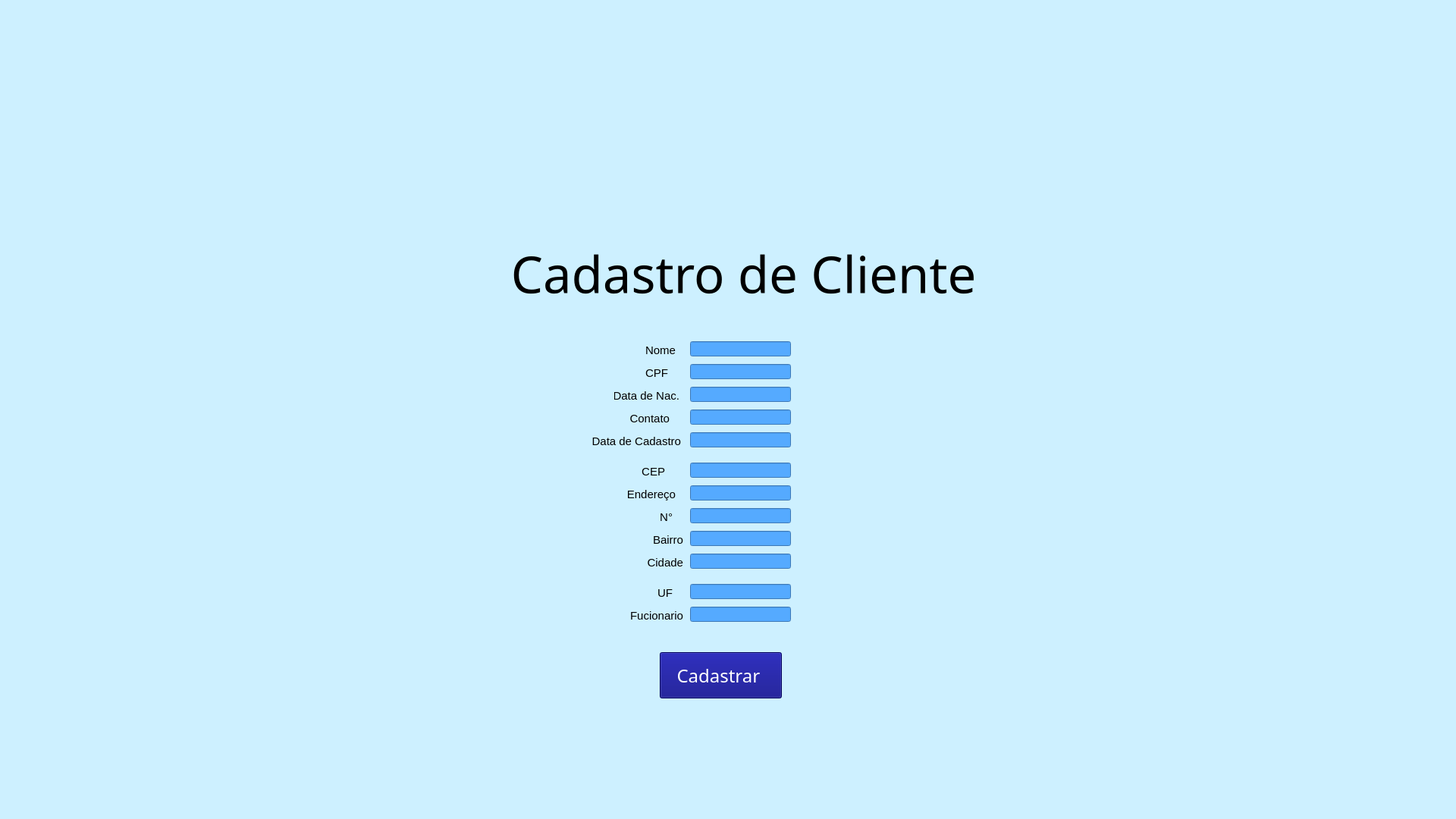
<?xml version="1.0" encoding="UTF-8"?>
<ui version="4.0">
 <class>Janela_cadastrato</class>
 <widget class="QMainWindow" name="Janela_cadastrato">
  <property name="geometry">
   <rect>
    <x>0</x>
    <y>0</y>
    <width>1920</width>
    <height>1080</height>
   </rect>
  </property>
  <property name="windowTitle">
   <string>Kitton Informático</string>
  </property>
  <property name="windowIcon">
   <iconset>
    <normaloff>../../../Pictures/K.png</normaloff>../../../Pictures/K.png</iconset>
  </property>
  <property name="styleSheet">
   <string notr="true">background-color: rgb(205,240,255);</string>
  </property>
  <property name="documentMode">
   <bool>false</bool>
  </property>
  <property name="dockNestingEnabled">
   <bool>true</bool>
  </property>
  <property name="unifiedTitleAndToolBarOnMac">
   <bool>false</bool>
  </property>
  <widget class="QWidget" name="centralwidget">
   <widget class="QPushButton" name="Button_Cadastrar">
    <property name="geometry">
     <rect>
      <x>870</x>
      <y>860</y>
      <width>161</width>
      <height>61</height>
     </rect>
    </property>
    <property name="font">
     <font>
      <family>Segoe Print</family>
      <pointsize>18</pointsize>
     </font>
    </property>
    <property name="cursor">
     <cursorShape>PointingHandCursor</cursorShape>
    </property>
    <property name="styleSheet">
     <string notr="true">QPushButton{
background-color: rgb(0, 0, 127);
	color: rgb(255, 255, 255);
}
QPushButton:hover
{
   background-color:white;
	color: rgb(0, 0, 0);
}</string>
    </property>
    <property name="text">
     <string>Cadastrar </string>
    </property>
   </widget>
   <widget class="QLabel" name="Numero">
    <property name="geometry">
     <rect>
      <x>620</x>
      <y>310</y>
      <width>721</width>
      <height>101</height>
     </rect>
    </property>
    <property name="font">
     <font>
      <family>Segoe Print</family>
      <pointsize>50</pointsize>
     </font>
    </property>
    <property name="text">
     <string>Cadastro de Cliente</string>
    </property>
    <property name="alignment">
     <set>Qt::AlignCenter</set>
    </property>
   </widget>
   <widget class="QLabel" name="CEP">
    <property name="geometry">
     <rect>
      <x>840</x>
      <y>610</y>
      <width>37</width>
      <height>23</height>
     </rect>
    </property>
    <property name="font">
     <font>
      <family>Arial</family>
      <pointsize>11</pointsize>
      <weight>50</weight>
      <bold>false</bold>
     </font>
    </property>
    <property name="text">
     <string>CEP</string>
    </property>
    <property name="alignment">
     <set>Qt::AlignRight|Qt::AlignTrailing|Qt::AlignVCenter</set>
    </property>
   </widget>
   <widget class="QLabel" name="Endereo">
    <property name="geometry">
     <rect>
      <x>820</x>
      <y>640</y>
      <width>71</width>
      <height>23</height>
     </rect>
    </property>
    <property name="font">
     <font>
      <family>Arial</family>
      <pointsize>11</pointsize>
      <weight>50</weight>
      <bold>false</bold>
     </font>
    </property>
    <property name="text">
     <string>Endereço</string>
    </property>
    <property name="alignment">
     <set>Qt::AlignRight|Qt::AlignTrailing|Qt::AlignVCenter</set>
    </property>
   </widget>
   <widget class="QLabel" name="Bairro">
    <property name="geometry">
     <rect>
      <x>840</x>
      <y>700</y>
      <width>61</width>
      <height>23</height>
     </rect>
    </property>
    <property name="font">
     <font>
      <family>Arial</family>
      <pointsize>11</pointsize>
      <weight>50</weight>
      <bold>false</bold>
     </font>
    </property>
    <property name="text">
     <string>Bairro</string>
    </property>
    <property name="alignment">
     <set>Qt::AlignRight|Qt::AlignTrailing|Qt::AlignVCenter</set>
    </property>
   </widget>
   <widget class="QLabel" name="CPF">
    <property name="geometry">
     <rect>
      <x>850</x>
      <y>670</y>
      <width>37</width>
      <height>23</height>
     </rect>
    </property>
    <property name="font">
     <font>
      <family>Arial</family>
      <pointsize>11</pointsize>
      <weight>50</weight>
      <bold>false</bold>
     </font>
    </property>
    <property name="text">
     <string>N°</string>
    </property>
    <property name="alignment">
     <set>Qt::AlignRight|Qt::AlignTrailing|Qt::AlignVCenter</set>
    </property>
   </widget>
   <widget class="QLabel" name="Cidade">
    <property name="geometry">
     <rect>
      <x>840</x>
      <y>730</y>
      <width>61</width>
      <height>23</height>
     </rect>
    </property>
    <property name="font">
     <font>
      <family>Arial</family>
      <pointsize>11</pointsize>
      <weight>50</weight>
      <bold>false</bold>
     </font>
    </property>
    <property name="text">
     <string>Cidade</string>
    </property>
    <property name="alignment">
     <set>Qt::AlignRight|Qt::AlignTrailing|Qt::AlignVCenter</set>
    </property>
   </widget>
   <widget class="QLabel" name="UF">
    <property name="geometry">
     <rect>
      <x>850</x>
      <y>770</y>
      <width>37</width>
      <height>23</height>
     </rect>
    </property>
    <property name="font">
     <font>
      <family>Arial</family>
      <pointsize>11</pointsize>
      <weight>50</weight>
      <bold>false</bold>
     </font>
    </property>
    <property name="text">
     <string>UF</string>
    </property>
    <property name="alignment">
     <set>Qt::AlignRight|Qt::AlignTrailing|Qt::AlignVCenter</set>
    </property>
   </widget>
   <widget class="QLineEdit" name="CPF_campo">
    <property name="geometry">
     <rect>
      <x>910</x>
      <y>480</y>
      <width>133</width>
      <height>20</height>
     </rect>
    </property>
    <property name="styleSheet">
     <string notr="true">background-color: rgb(85, 170, 255);</string>
    </property>
    <property name="alignment">
     <set>Qt::AlignCenter</set>
    </property>
   </widget>
   <widget class="QLineEdit" name="Data_nas_campo">
    <property name="geometry">
     <rect>
      <x>910</x>
      <y>510</y>
      <width>133</width>
      <height>20</height>
     </rect>
    </property>
    <property name="styleSheet">
     <string notr="true">background-color: rgb(85, 170, 255);</string>
    </property>
    <property name="alignment">
     <set>Qt::AlignCenter</set>
    </property>
   </widget>
   <widget class="QLineEdit" name="Contato_campo">
    <property name="geometry">
     <rect>
      <x>910</x>
      <y>540</y>
      <width>133</width>
      <height>20</height>
     </rect>
    </property>
    <property name="styleSheet">
     <string notr="true">background-color: rgb(85, 170, 255);</string>
    </property>
    <property name="alignment">
     <set>Qt::AlignCenter</set>
    </property>
   </widget>
   <widget class="QLineEdit" name="Data_cad_campo">
    <property name="geometry">
     <rect>
      <x>910</x>
      <y>570</y>
      <width>133</width>
      <height>20</height>
     </rect>
    </property>
    <property name="styleSheet">
     <string notr="true">background-color: rgb(85, 170, 255);</string>
    </property>
    <property name="alignment">
     <set>Qt::AlignCenter</set>
    </property>
   </widget>
   <widget class="QLineEdit" name="CEP_campo">
    <property name="geometry">
     <rect>
      <x>910</x>
      <y>610</y>
      <width>133</width>
      <height>20</height>
     </rect>
    </property>
    <property name="styleSheet">
     <string notr="true">background-color: rgb(85, 170, 255);</string>
    </property>
    <property name="alignment">
     <set>Qt::AlignCenter</set>
    </property>
   </widget>
   <widget class="QLineEdit" name="Endereo_campo">
    <property name="geometry">
     <rect>
      <x>910</x>
      <y>640</y>
      <width>133</width>
      <height>20</height>
     </rect>
    </property>
    <property name="styleSheet">
     <string notr="true">background-color: rgb(85, 170, 255);</string>
    </property>
    <property name="alignment">
     <set>Qt::AlignCenter</set>
    </property>
   </widget>
   <widget class="QLineEdit" name="Numero_2">
    <property name="geometry">
     <rect>
      <x>910</x>
      <y>670</y>
      <width>133</width>
      <height>20</height>
     </rect>
    </property>
    <property name="styleSheet">
     <string notr="true">background-color: rgb(85, 170, 255);</string>
    </property>
    <property name="alignment">
     <set>Qt::AlignCenter</set>
    </property>
   </widget>
   <widget class="QLineEdit" name="Bairro_campo">
    <property name="geometry">
     <rect>
      <x>910</x>
      <y>700</y>
      <width>133</width>
      <height>20</height>
     </rect>
    </property>
    <property name="styleSheet">
     <string notr="true">background-color: rgb(85, 170, 255);</string>
    </property>
    <property name="alignment">
     <set>Qt::AlignCenter</set>
    </property>
   </widget>
   <widget class="QLineEdit" name="Cidade_campo">
    <property name="geometry">
     <rect>
      <x>910</x>
      <y>730</y>
      <width>133</width>
      <height>20</height>
     </rect>
    </property>
    <property name="styleSheet">
     <string notr="true">background-color: rgb(85, 170, 255);</string>
    </property>
    <property name="alignment">
     <set>Qt::AlignCenter</set>
    </property>
   </widget>
   <widget class="QLineEdit" name="UF_campo">
    <property name="geometry">
     <rect>
      <x>910</x>
      <y>770</y>
      <width>133</width>
      <height>20</height>
     </rect>
    </property>
    <property name="styleSheet">
     <string notr="true">background-color: rgb(85, 170, 255);</string>
    </property>
    <property name="alignment">
     <set>Qt::AlignCenter</set>
    </property>
   </widget>
   <widget class="QLabel" name="Contato">
    <property name="geometry">
     <rect>
      <x>830</x>
      <y>540</y>
      <width>53</width>
      <height>23</height>
     </rect>
    </property>
    <property name="font">
     <font>
      <family>Arial</family>
      <pointsize>11</pointsize>
      <weight>50</weight>
      <bold>false</bold>
     </font>
    </property>
    <property name="text">
     <string>Contato</string>
    </property>
    <property name="alignment">
     <set>Qt::AlignRight|Qt::AlignTrailing|Qt::AlignVCenter</set>
    </property>
   </widget>
   <widget class="QLineEdit" name="Nome_campo">
    <property name="geometry">
     <rect>
      <x>910</x>
      <y>450</y>
      <width>133</width>
      <height>20</height>
     </rect>
    </property>
    <property name="styleSheet">
     <string notr="true">background-color: rgb(85, 170, 255);</string>
    </property>
    <property name="alignment">
     <set>Qt::AlignCenter</set>
    </property>
   </widget>
   <widget class="QLabel" name="Data_nas">
    <property name="geometry">
     <rect>
      <x>810</x>
      <y>510</y>
      <width>86</width>
      <height>23</height>
     </rect>
    </property>
    <property name="font">
     <font>
      <family>Arial</family>
      <pointsize>11</pointsize>
      <weight>50</weight>
      <bold>false</bold>
     </font>
    </property>
    <property name="text">
     <string>Data de Nac.</string>
    </property>
    <property name="alignment">
     <set>Qt::AlignRight|Qt::AlignTrailing|Qt::AlignVCenter</set>
    </property>
   </widget>
   <widget class="QLabel" name="CPF_2">
    <property name="geometry">
     <rect>
      <x>850</x>
      <y>480</y>
      <width>31</width>
      <height>23</height>
     </rect>
    </property>
    <property name="font">
     <font>
      <family>Arial</family>
      <pointsize>11</pointsize>
      <weight>50</weight>
      <bold>false</bold>
     </font>
    </property>
    <property name="text">
     <string>CPF</string>
    </property>
    <property name="alignment">
     <set>Qt::AlignRight|Qt::AlignTrailing|Qt::AlignVCenter</set>
    </property>
   </widget>
   <widget class="QLabel" name="Nome">
    <property name="geometry">
     <rect>
      <x>840</x>
      <y>450</y>
      <width>51</width>
      <height>23</height>
     </rect>
    </property>
    <property name="font">
     <font>
      <family>Arial</family>
      <pointsize>11</pointsize>
      <weight>50</weight>
      <bold>false</bold>
     </font>
    </property>
    <property name="text">
     <string>Nome</string>
    </property>
    <property name="alignment">
     <set>Qt::AlignRight|Qt::AlignTrailing|Qt::AlignVCenter</set>
    </property>
   </widget>
   <widget class="QLabel" name="Data_cad">
    <property name="geometry">
     <rect>
      <x>780</x>
      <y>570</y>
      <width>118</width>
      <height>23</height>
     </rect>
    </property>
    <property name="font">
     <font>
      <family>Arial</family>
      <pointsize>11</pointsize>
      <weight>50</weight>
      <bold>false</bold>
     </font>
    </property>
    <property name="text">
     <string>Data de Cadastro</string>
    </property>
    <property name="alignment">
     <set>Qt::AlignRight|Qt::AlignTrailing|Qt::AlignVCenter</set>
    </property>
   </widget>
   <widget class="QLabel" name="Fucionario">
    <property name="geometry">
     <rect>
      <x>820</x>
      <y>800</y>
      <width>81</width>
      <height>23</height>
     </rect>
    </property>
    <property name="font">
     <font>
      <family>Arial</family>
      <pointsize>11</pointsize>
      <weight>50</weight>
      <bold>false</bold>
     </font>
    </property>
    <property name="text">
     <string>Fucionario</string>
    </property>
    <property name="alignment">
     <set>Qt::AlignRight|Qt::AlignTrailing|Qt::AlignVCenter</set>
    </property>
   </widget>
   <widget class="QLineEdit" name="funcionario_campo">
    <property name="geometry">
     <rect>
      <x>910</x>
      <y>800</y>
      <width>133</width>
      <height>20</height>
     </rect>
    </property>
    <property name="styleSheet">
     <string notr="true">background-color: rgb(85, 170, 255);</string>
    </property>
    <property name="alignment">
     <set>Qt::AlignCenter</set>
    </property>
   </widget>
  </widget>
 </widget>
 <resources/>
 <connections/>
</ui>
